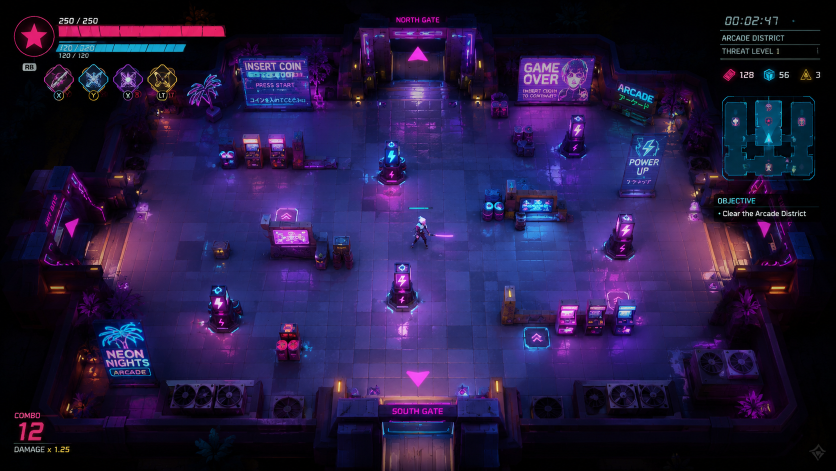
#> input picture Assets/Art/UserProvided/ArcadeDistrict/Source/reference.png, 1672 x 941 px (shown at 1/2 size)
$ python -i build_user_arcade_art.py   (imports and definitions only)
#> lines starting #> are read from the running program, lines starting #| are printed output that depends on the picture
#> further down, picture is the input picture: PIL image 1672x941 RGB; mean R, G, B 37.5, 26.4, 67
from pathlib import Path
from collections import deque
from PIL import Image
import sys

ROOT = Path(__file__).resolve().parents[1]
ART = ROOT / "Assets" / "Art" / "UserProvided" / "ArcadeDistrict"
SOURCE = ART / "Source"
COMPONENTS = ART / "Components"
PREVIEWS = ART / "Previews"

REFERENCE = SOURCE / "reference.png"
BACKGROUND = SOURCE / "background.png"
PROPS1 = SOURCE / "props_1.png"
PROPS2 = SOURCE / "props_2.png"


def require(path: Path) -> None:
    if not path.exists():
        raise FileNotFoundError(f"Missing required source image: {path}")


def save_copy(src: Path, dst: Path) -> None:
    img = Image.open(src).convert("RGBA")
    img.save(dst)


def trim_alpha(img: Image.Image) -> Image.Image:
    bbox = img.getchannel("A").getbbox()
    return img.crop(bbox) if bbox else img


def dark_bg_to_alpha(img: Image.Image, threshold: int = 70) -> Image.Image:
#> called with threshold = 70
    img = img.convert("RGBA")
    px = img.load()
    w, h = img.size
#> w = 1672; h = 941
    seen = set()
    q = deque()
    for x in range(w):
        q.append((x, 0))
        q.append((x, h - 1))
    for y in range(h):
        q.append((0, y))
        q.append((w - 1, y))

    while q:
        x, y = q.popleft()
        if (x, y) in seen or not (0 <= x < w and 0 <= y < h):
            continue
        seen.add((x, y))
        r, g, b, a = px[x, y]
        if max(r, g, b) > threshold:
            continue
        px[x, y] = (r, g, b, 0)
        q.extend(((x + 1, y), (x - 1, y), (x, y + 1), (x, y - 1)))
#> this loop made 3161138 passes
#> (r, g, b) on passes 1 to 3: (1, 1, 1), (0, 2, 0), (0, 1, 1)
#> after the loop, seen = 822486 items
    return trim_alpha(img)
#> in trim_alpha, `bbox = img.getchannel("A").getbbox()`: bbox = (28, 29, 1640, 941)
#> in trim_alpha, `return img.crop(bbox) if bbox else img`:
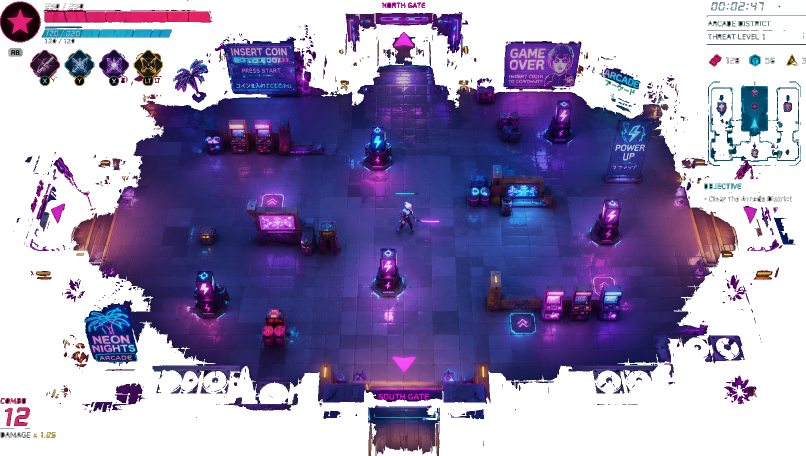
#> returned value: PIL image 1612x912 RGBA (shown at 1/2 size); mean R, G, B, A 40, 28.2, 71.5, 136.1; transparent parts drawn white


# [96 lines left out: functions crop, build_components, compose_preview, main, not called in this run]


# [6 lines not run here, left out]

>>> from PIL import Image
>>> picture = Image.open('../Assets/Art/UserProvided/ArcadeDistrict/Source/reference.png')
>>> result = dark_bg_to_alpha(picture)

$ run again, on Assets/Art/ImageGen/ArcadeDistrict/Components/dialogue_terminal.png
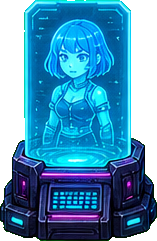
#> input picture Assets/Art/ImageGen/ArcadeDistrict/Components/dialogue_terminal.png, 157 x 241 px
#> picture is the input picture: PIL image 157x241 RGBA; mean R, G, B, A 16.6, 142.4, 124.5, 194.5
#> the loop in dark_bg_to_alpha, `while q:` made 20200 passes
#> (r, g, b) on passes 1 to 3: (2, 249, 2), (2, 248, 4), (3, 249, 2)
#> after the loop in dark_bg_to_alpha, `while q:`: seen = 7294 items
#> bbox = (0, 0, 157, 241)
#> in trim_alpha, `return img.crop(bbox) if bbox else img`:
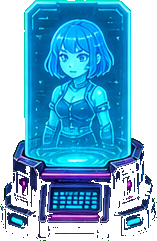
#> returned value: PIL image 157x241 RGBA; mean R, G, B, A 16.6, 142.4, 124.5, 161.9; transparent parts drawn white

$ run again, on Assets/Art/ImageGen/ArcadeDistrict/Components/enemy_spawner.png
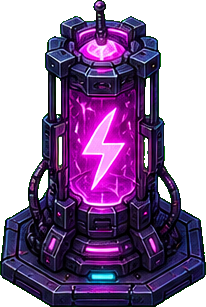
#> input picture Assets/Art/ImageGen/ArcadeDistrict/Components/enemy_spawner.png, 206 x 307 px
#> picture is the input picture: PIL image 206x307 RGBA; mean R, G, B, A 49.8, 112.1, 63, 161.6
#> the loop in dark_bg_to_alpha, `while q:` made 64018 passes
#> (r, g, b) on passes 1 to 3: (3, 248, 2), (2, 248, 3), (3, 248, 2)
#> after the loop in dark_bg_to_alpha, `while q:`: seen = 22977 items
#> bbox = (0, 0, 205, 307)
#> in trim_alpha, `return img.crop(bbox) if bbox else img`:
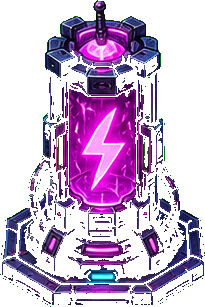
#> returned value: PIL image 205x307 RGBA; mean R, G, B, A 50, 111.4, 63.3, 98.5; transparent parts drawn white
